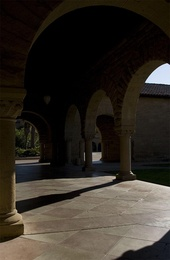
%> input picture allinone/dy/exposure_fusion/new/1s.jpg, 170 x 260 px, shrunk from 669 x 1024 before the run; its folder holds 4 pictures in this run
$ octave check.m   (GNU Octave 9; MATLAB toolbox functions it lacks are replaced by stand-ins)
%> lines starting %> are read from the running program, lines starting %| are printed output that depends on the picture
### allinone/dy/exposure_fusion/load_images.m
% This procedure loads a sequence of images
%
% Arguments:
%   'path', refers to a directory which contains a sequence of JPEG or PPM
%   images
%   'reduce' is an optional parameter that controls downsampling, e.g., reduce = .5
%   downsamples all images by a factor of 2.
%
% tom.mertens@gmail.com, August 2007
%

function I = load_images(path, reduce)
%> called with path = 'new'

if ~exist('reduce')
    reduce = 1;
end

if (reduce > 1 || reduce <= 0)
    error('reduce must fulfill: 0 < reduce <= 1');
end

% find all JPEG or PPM files in directory
files = dir([path '/*.jpg']);
N = length(files);
if (N == 0)
    files = dir([path '/*.ppm']);
    N = length(files);
    if (N == 0)
        files = dir([path '/*.tif']);
        N = length(files);
        if (N==0)
        error('no files found');
        end
    end
end

% allocate memory
sz = size(imread([path '/' files(1).name]));
%> sz = [260 170 3]
r = floor(sz(1)*reduce);
%> r = 260
c = floor(sz(2)*reduce);
%> c = 170
I = zeros(r,c,3,N);

% read all files
for i = 1:N

    % load image
    filename = [path '/' files(i).name];
    im = double(imread(filename)) / 255;
    if (size(im,1) ~= sz(1) || size(im,2) ~= sz(2))
        error('images must all have the same size');
    end

    % optional downsampling step
    if (reduce < 1)
        im = imresize(im,[r c],'bicubic');
    end

    I(:,:,:,i) = im;
end

### allinone/dy/exposure_fusion/check.m
I = load_images('new');
sz=size(I);
%> sz = [260 170 3 4]
step=2;
in=(I(:,:,:,4));
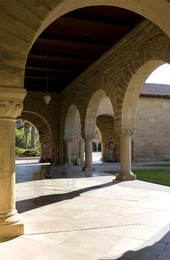
%> in: size 260x170x3 double; mean R, G, B 0.475, 0.429, 0.359

resx=zeros(sz(1),sz(2),3);
resy=zeros(sz(1),sz(2),3);


for i=1:step:(sz(1)-step)
    for j=1:(step-1):(sz(2)-step)
        win=in(i:(i+step-1),j:(j+step-1),1);
        [gx,gy]=gradxy(win);
        resx(i:(i+step-1),j:(j+step-1),1)=gx;

        win=in(i:(i+step-1),j:(j+step-1),2);
        [gx,gy]=gradxy(win);
        resx(i:(i+step-1),j:(j+step-1),2)=gx;

        win=in(i:(i+step-1),j:(j+step-1),3);
        [gx,gy]=gradxy(win);
        resx(i:(i+step-1),j:(j+step-1),3)=gx;

    end
end
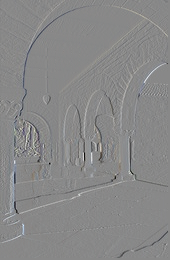
%> resx: size 260x170x3 double; mean R, G, B 0.000104, 0.000567, 0.00139; drawn with min black and max white


for i=1:step-1:(sz(1)-step),
    for j=1:step:(sz(2)-step)
        win=in(i:(i+step-1),j:(j+step-1),1);
        [gx,gy]=gradxy(win);
        resy(i:(i+step-1),j:(j+step-1),1)=gy;

        win=in(i:(i+step-1),j:(j+step-1),2);
        [gx,gy]=gradxy(win);
        resy(i:(i+step-1),j:(j+step-1),2)=gy;

        win=in(i:(i+step-1),j:(j+step-1),3);
        [gx,gy]=gradxy(win);
        resy(i:(i+step-1),j:(j+step-1),3)=gy;
    end
end
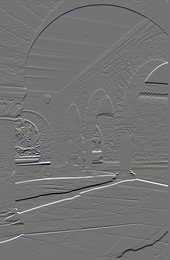
%> resy: size 260x170x3 double; mean R, G, B 0.00139, 0.00161, 0.00206; drawn with min black and max white

sz=size(resx);
%> sz = [260 170 3]


 for i=1:3
     gx1=resx(1:sz(1)-3,1:sz(2)-3,i);
     gy1=resy(1:sz(1)-3,1:sz(2)-3,i);
%> (the run ends here)
